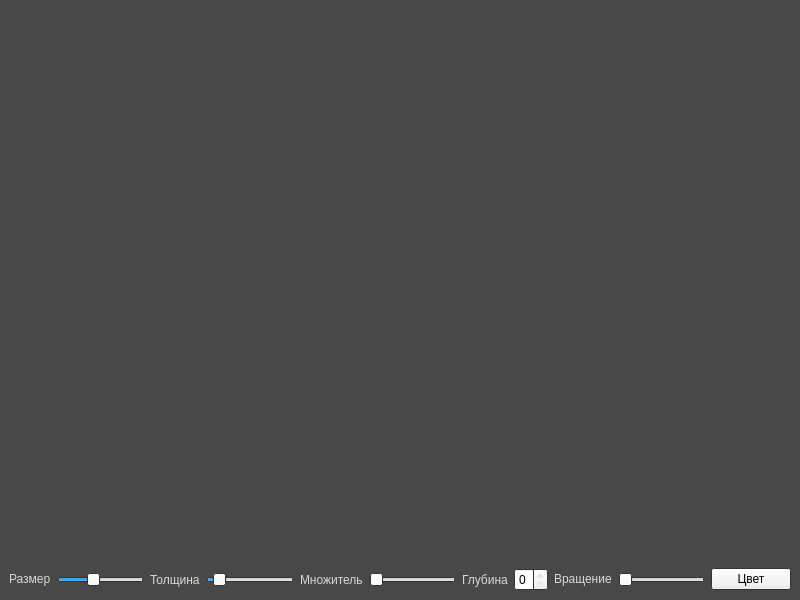
<?xml version="1.0" encoding="UTF-8"?>
<ui version="4.0">
 <class>WinterWindow</class>
 <widget class="QMainWindow" name="WinterWindow">
  <property name="geometry">
   <rect>
    <x>0</x>
    <y>0</y>
    <width>800</width>
    <height>600</height>
   </rect>
  </property>
  <property name="palette">
   <palette>
    <active>
     <colorrole role="WindowText">
      <brush brushstyle="SolidPattern">
       <color alpha="255">
        <red>217</red>
        <green>217</green>
        <blue>217</blue>
       </color>
      </brush>
     </colorrole>
     <colorrole role="Dark">
      <brush brushstyle="SolidPattern">
       <color alpha="255">
        <red>191</red>
        <green>191</green>
        <blue>191</blue>
       </color>
      </brush>
     </colorrole>
     <colorrole role="Mid">
      <brush brushstyle="SolidPattern">
       <color alpha="255">
        <red>128</red>
        <green>128</green>
        <blue>128</blue>
       </color>
      </brush>
     </colorrole>
     <colorrole role="Text">
      <brush brushstyle="SolidPattern">
       <color alpha="255">
        <red>0</red>
        <green>0</green>
        <blue>0</blue>
       </color>
      </brush>
     </colorrole>
     <colorrole role="Window">
      <brush brushstyle="SolidPattern">
       <color alpha="255">
        <red>72</red>
        <green>72</green>
        <blue>72</blue>
       </color>
      </brush>
     </colorrole>
     <colorrole role="Shadow">
      <brush brushstyle="SolidPattern">
       <color alpha="255">
        <red>191</red>
        <green>191</green>
        <blue>191</blue>
       </color>
      </brush>
     </colorrole>
     <colorrole role="HighlightedText">
      <brush brushstyle="SolidPattern">
       <color alpha="255">
        <red>255</red>
        <green>255</green>
        <blue>255</blue>
       </color>
      </brush>
     </colorrole>
     <colorrole role="ToolTipText">
      <brush brushstyle="SolidPattern">
       <color alpha="255">
        <red>0</red>
        <green>0</green>
        <blue>0</blue>
       </color>
      </brush>
     </colorrole>
    </active>
    <inactive>
     <colorrole role="WindowText">
      <brush brushstyle="SolidPattern">
       <color alpha="255">
        <red>217</red>
        <green>217</green>
        <blue>217</blue>
       </color>
      </brush>
     </colorrole>
     <colorrole role="Text">
      <brush brushstyle="SolidPattern">
       <color alpha="255">
        <red>0</red>
        <green>0</green>
        <blue>0</blue>
       </color>
      </brush>
     </colorrole>
     <colorrole role="Window">
      <brush brushstyle="SolidPattern">
       <color alpha="255">
        <red>72</red>
        <green>72</green>
        <blue>72</blue>
       </color>
      </brush>
     </colorrole>
     <colorrole role="Shadow">
      <brush brushstyle="SolidPattern">
       <color alpha="255">
        <red>191</red>
        <green>191</green>
        <blue>191</blue>
       </color>
      </brush>
     </colorrole>
     <colorrole role="ToolTipText">
      <brush brushstyle="SolidPattern">
       <color alpha="255">
        <red>0</red>
        <green>0</green>
        <blue>0</blue>
       </color>
      </brush>
     </colorrole>
    </inactive>
    <disabled>
     <colorrole role="Base">
      <brush brushstyle="SolidPattern">
       <color alpha="255">
        <red>71</red>
        <green>71</green>
        <blue>71</blue>
       </color>
      </brush>
     </colorrole>
     <colorrole role="Window">
      <brush brushstyle="SolidPattern">
       <color alpha="255">
        <red>72</red>
        <green>72</green>
        <blue>72</blue>
       </color>
      </brush>
     </colorrole>
     <colorrole role="Shadow">
      <brush brushstyle="SolidPattern">
       <color alpha="255">
        <red>191</red>
        <green>191</green>
        <blue>191</blue>
       </color>
      </brush>
     </colorrole>
     <colorrole role="ToolTipText">
      <brush brushstyle="SolidPattern">
       <color alpha="255">
        <red>0</red>
        <green>0</green>
        <blue>0</blue>
       </color>
      </brush>
     </colorrole>
    </disabled>
   </palette>
  </property>
  <property name="windowTitle">
   <string>Winter Window</string>
  </property>
  <widget class="QWidget" name="centralwidget">
   <layout class="QVBoxLayout" name="verticalLayout">
    <item>
     <spacer name="verticalSpacer">
      <property name="orientation">
       <enum>Qt::Vertical</enum>
      </property>
      <property name="sizeHint" stdset="0">
       <size>
        <width>20</width>
        <height>40</height>
       </size>
      </property>
     </spacer>
    </item>
    <item>
     <layout class="QHBoxLayout" name="horizontalLayout">
      <item alignment="Qt::AlignVCenter">
       <widget class="QLabel" name="label_2">
        <property name="text">
         <string>Размер</string>
        </property>
       </widget>
      </item>
      <item alignment="Qt::AlignVCenter">
       <widget class="QSlider" name="sld_size">
        <property name="minimum">
         <number>1</number>
        </property>
        <property name="maximum">
         <number>250</number>
        </property>
        <property name="value">
         <number>100</number>
        </property>
        <property name="orientation">
         <enum>Qt::Horizontal</enum>
        </property>
       </widget>
      </item>
      <item>
       <widget class="QLabel" name="label">
        <property name="text">
         <string>Толщина</string>
        </property>
       </widget>
      </item>
      <item>
       <widget class="QSlider" name="sld_line">
        <property name="minimum">
         <number>1</number>
        </property>
        <property name="maximum">
         <number>50</number>
        </property>
        <property name="value">
         <number>5</number>
        </property>
        <property name="orientation">
         <enum>Qt::Horizontal</enum>
        </property>
       </widget>
      </item>
      <item>
       <widget class="QLabel" name="label_3">
        <property name="text">
         <string>Множитель</string>
        </property>
       </widget>
      </item>
      <item>
       <widget class="QSlider" name="sld_factor">
        <property name="minimum">
         <number>0</number>
        </property>
        <property name="maximum">
         <number>1</number>
        </property>
        <property name="singleStep">
         <number>1</number>
        </property>
        <property name="pageStep">
         <number>1</number>
        </property>
        <property name="orientation">
         <enum>Qt::Horizontal</enum>
        </property>
       </widget>
      </item>
      <item>
       <widget class="QLabel" name="label_4">
        <property name="text">
         <string>Глубина</string>
        </property>
       </widget>
      </item>
      <item>
       <widget class="QSpinBox" name="spin_depth">
        <property name="maximum">
         <number>5</number>
        </property>
       </widget>
      </item>
      <item alignment="Qt::AlignVCenter">
       <widget class="QLabel" name="label_5">
        <property name="text">
         <string>Вращение</string>
        </property>
       </widget>
      </item>
      <item>
       <widget class="QSlider" name="sld_rotation">
        <property name="maximum">
         <number>360</number>
        </property>
        <property name="orientation">
         <enum>Qt::Horizontal</enum>
        </property>
       </widget>
      </item>
      <item>
       <widget class="QPushButton" name="btn_color">
        <property name="text">
         <string>Цвет</string>
        </property>
       </widget>
      </item>
     </layout>
    </item>
   </layout>
  </widget>
 </widget>
 <resources/>
 <connections>
  <connection>
   <sender>sld_line</sender>
   <signal>valueChanged(int)</signal>
   <receiver>WinterWindow</receiver>
   <slot>repaint()</slot>
   <hints>
    <hint type="sourcelabel">
     <x>258</x>
     <y>567</y>
    </hint>
    <hint type="destinationlabel">
     <x>399</x>
     <y>299</y>
    </hint>
   </hints>
  </connection>
  <connection>
   <sender>sld_rotation</sender>
   <signal>valueChanged(int)</signal>
   <receiver>WinterWindow</receiver>
   <slot>repaint()</slot>
   <hints>
    <hint type="sourcelabel">
     <x>674</x>
     <y>567</y>
    </hint>
    <hint type="destinationlabel">
     <x>399</x>
     <y>299</y>
    </hint>
   </hints>
  </connection>
  <connection>
   <sender>sld_size</sender>
   <signal>valueChanged(int)</signal>
   <receiver>WinterWindow</receiver>
   <slot>repaint()</slot>
   <hints>
    <hint type="sourcelabel">
     <x>106</x>
     <y>567</y>
    </hint>
    <hint type="destinationlabel">
     <x>399</x>
     <y>299</y>
    </hint>
   </hints>
  </connection>
 </connections>
</ui>
